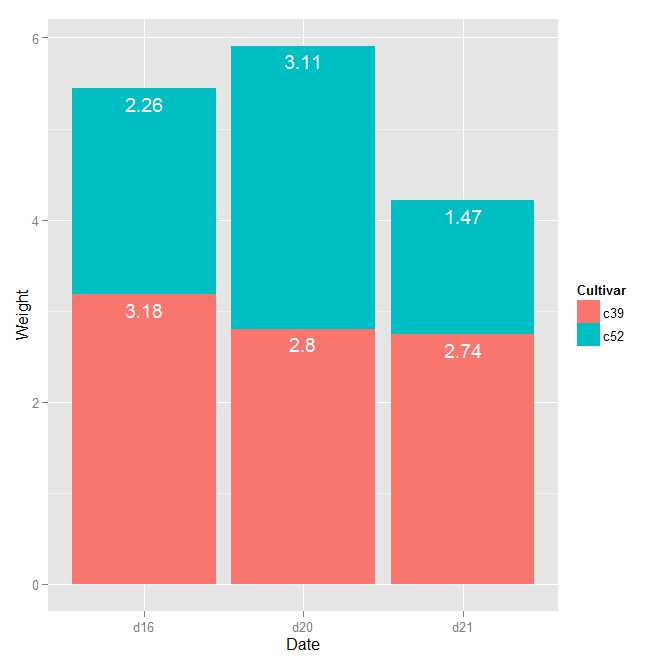

Write the R code that produced this figure.
library(ggplot2)
library(gcookbook)
library(plyr)
ce <- arrange(cabbage_exp,Date,Cultivar)
ce <- ddply(ce,"Date",transform,label_y=cumsum(Weight))
ce
ggplot(ce,aes(x=Date,y=Weight,fill=Cultivar))+
geom_bar(stat="identity")+
geom_text(aes(y=label_y,label=Weight),vjust=1.5,colour="white")
